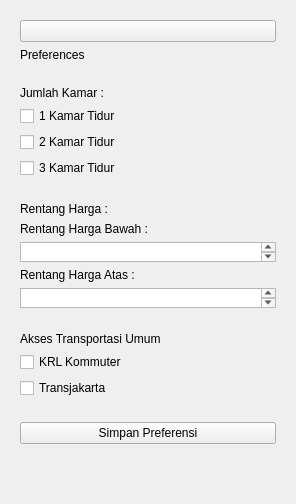
            <widget class="QWidget" name="SearchPreferences">
             <layout class="QVBoxLayout" name="verticalLayout_38">
              <item alignment="Qt::AlignTop">
               <widget class="QWidget" name="SearchPreferencesControlContainer" native="true">
                <layout class="QVBoxLayout" name="verticalLayout_39">
                 <item>
                  <widget class="QPushButton" name="SearchPreferencesCloseButton">
                   <property name="text">
                    <string/>
                   </property>
                   <property name="icon">
                    <iconset resource="resource.qrc">
                     <normaloff>:/BigFeather/bigfeather/x.svg</normaloff>:/BigFeather/bigfeather/x.svg</iconset>
                   </property>
                   <property name="iconSize">
                    <size>
                     <width>24</width>
                     <height>24</height>
                    </size>
                   </property>
                  </widget>
                 </item>
                 <item>
                  <widget class="QLabel" name="SearchPreferencesLabel">
                   <property name="text">
                    <string>Preferences</string>
                   </property>
                  </widget>
                 </item>
                </layout>
               </widget>
              </item>
              <item>
               <widget class="QWidget" name="SearchPreferencesRuangKamarContainer" native="true">
                <layout class="QVBoxLayout" name="verticalLayout_40">
                 <item>
                  <widget class="QLabel" name="SearchPreferencesRuangKamarLabel">
                   <property name="text">
                    <string>Jumlah Kamar :</string>
                   </property>
                  </widget>
                 </item>
                 <item>
                  <widget class="QCheckBox" name="SearchPreferencesRuangKamarContainerCheckBox">
                   <property name="text">
                    <string>1 Kamar Tidur</string>
                   </property>
                  </widget>
                 </item>
                 <item>
                  <widget class="QCheckBox" name="SearchPreferencesRuangKamarContainerCheckBox_2">
                   <property name="text">
                    <string>2 Kamar Tidur</string>
                   </property>
                  </widget>
                 </item>
                 <item>
                  <widget class="QCheckBox" name="SearchPreferencesRuangKamarContainerCheckBox_3">
                   <property name="text">
                    <string>3 Kamar Tidur</string>
                   </property>
                  </widget>
                 </item>
                </layout>
               </widget>
              </item>
              <item alignment="Qt::AlignTop">
               <widget class="QWidget" name="SearchPreferencesRentangHargaContainer" native="true">
                <layout class="QVBoxLayout" name="verticalLayout_42">
                 <item alignment="Qt::AlignTop">
                  <widget class="QLabel" name="SearchPreferencesRentangHargaLabel">
                   <property name="text">
                    <string>Rentang Harga :</string>
                   </property>
                  </widget>
                 </item>
                 <item alignment="Qt::AlignTop">
                  <widget class="QLabel" name="SearchPreferencesRentangHargaBawahLabel">
                   <property name="text">
                    <string>Rentang Harga Bawah :</string>
                   </property>
                  </widget>
                 </item>
                 <item>
                  <widget class="QPlainTextEdit" name="SearchPreferencesRentangHargaBawahTextEdit">
                   <property name="maximumSize">
                    <size>
                     <width>300</width>
                     <height>20</height>
                    </size>
                   </property>
                  </widget>
                 </item>
                 <item>
                  <widget class="QLabel" name="SearchPreferencesRentangHargaAtasLabel">
                   <property name="text">
                    <string>Rentang Harga Atas :</string>
                   </property>
                  </widget>
                 </item>
                 <item>
                  <widget class="QPlainTextEdit" name="SearchPreferencesRentangHargaAtasTextEdit">
                   <property name="maximumSize">
                    <size>
                     <width>300</width>
                     <height>20</height>
                    </size>
                   </property>
                  </widget>
                 </item>
                </layout>
               </widget>
              </item>
              <item>
               <widget class="QWidget" name="SearchPreferensiTransportasiContainer" native="true">
                <layout class="QVBoxLayout" name="verticalLayout_41">
                 <item>
                  <widget class="QLabel" name="SearchPreferensiTransportasiLabel">
                   <property name="text">
                    <string>Akses Transportasi Umum</string>
                   </property>
                  </widget>
                 </item>
                 <item>
                  <widget class="QCheckBox" name="KRLCommuterCheckBox">
                   <property name="text">
                    <string>KRL Kommuter</string>
                   </property>
                  </widget>
                 </item>
                 <item>
                  <widget class="QCheckBox" name="TransjakartaCheckBox">
                   <property name="text">
                    <string>Transjakarta</string>
                   </property>
                  </widget>
                 </item>
                </layout>
               </widget>
              </item>
              <item>
               <widget class="QWidget" name="SearchPreferensiSimpanContainer" native="true">
                <layout class="QVBoxLayout" name="verticalLayout_43">
                 <item>
                  <widget class="QPushButton" name="SearchPreferensiSimpanButton">
                   <property name="text">
                    <string>Simpan Preferensi</string>
                   </property>
                  </widget>
                 </item>
                </layout>
               </widget>
              </item>
              <item>
               <spacer name="verticalSpacer_8">
                <property name="orientation">
                 <enum>Qt::Vertical</enum>
                </property>
                <property name="sizeHint" stdset="0">
                 <size>
                  <width>20</width>
                  <height>40</height>
                 </size>
                </property>
               </spacer>
              </item>
             </layout>
            </widget>
